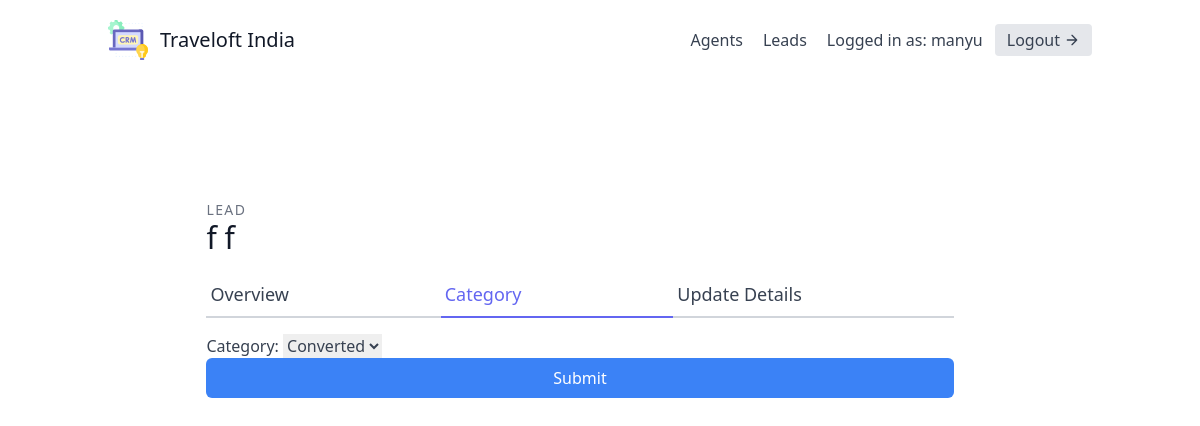
The page /leads/5/category/ (signed in) on the database its author committed.
### leads/models.py (models this page shows, shortened)
class User(AbstractUser):
    is_organisor = models.BooleanField(default=True)
    is_agent = models.BooleanField(default=False)

class Lead(models.Model):
    first_name = models.CharField(max_length=20)
    last_name = models.CharField(max_length=20)
    age = models.IntegerField(default=0)
    organisation = models.ForeignKey(UserProfile, on_delete=models.CASCADE)
    agent = models.ForeignKey("Agent", null=True, blank=True, on_delete=models.SET_NULL)
    category = models.ForeignKey("Category", related_name="leads", null=True, blank=True, on_delete=models.SET_NULL)
    description = models.TextField()
    date_added = models.DateTimeField(auto_now_add=True)
    phone_number = models.CharField(max_length=20)
    email = models.EmailField()
    profile_picture = models.ImageField(null=True, blank=True, upload_to="profile_pictures/")
    converted_date = models.DateTimeField(null=True, blank=True)
    objects = LeadManager()

### leads/views.py (the view, shortened to what this page needs)
# urls.py: path('<int:pk>/category/', LeadCategoryUpdateView.as_view(), name='lead-category-update'),
class LeadCategoryUpdateView(LoginRequiredMixin, generic.UpdateView):
    template_name = "leads/lead_category_update.html"
    form_class = LeadCategoryUpdateForm
    def get_queryset(self):
        user = self.request.user
        if user.is_organisor:
            queryset = Lead.objects.filter(organisation=user.userprofile)
        else:
            queryset = Lead.objects.filter(organisation=user.agent.organisation)
            queryset = queryset.filter(agent__user=user)
        return queryset

### leads/forms.py
class LeadCategoryUpdateForm(forms.ModelForm):
    class Meta:
        model = Lead
        fields = (
            'category',
        )

### leads/models.py (called while the page is built)
    def get_queryset(self):
        return super().get_queryset()

    def __str__(self):
        return self.name

### leads/templates/leads/lead_category_update.html (shortened to what this page needs)
{% extends "base.html" %}
{% load tailwind_filters %}
{% block content %}
<section class="text-gray-700 body-font overflow-hidden">
    <div class="container px-5 py-24 mx-auto">
      <div class="lg:w-4/5 mx-auto flex flex-wrap">
        <div class="w-full lg:pr-10 lg:py-6 mb-6 lg:mb-0">
            <h2 class="text-sm title-font text-gray-500 tracking-widest">LEAD</h2>
            <h1 class="text-gray-900 text-3xl title-font font-medium mb-4">{{ lead.first_name }} {{ lead.last_name }}</h1>
            <div class="flex mb-4">
                <a href="{% url 'leads:lead-detail' lead.pk %}" class="flex-grow border-b-2 border-gray-300 py-2 text-lg px-1">
                    Overview
                </a>
                <a href="{% url 'leads:lead-category-update' lead.pk %}" class="flex-grow text-indigo-500 border-b-2 border-indigo-500 py-2 text-lg px-1">
                    Category
                </a>
                <a href="{% url 'leads:lead-update' lead.pk %}" class="flex-grow border-b-2 border-gray-300 py-2 text-lg px-1">
                    Update Details
                </a>
            </div>
            <form form method="post">
                {{ form|crispy }}
                <button type="submit" class="w-full text-white bg-blue-500 hover:bg-blue-600 px-3 py-2 rounded-md">Submit</button>
            </form>
        </div>
      </div>
    </div>
  </section>
{% endblock content %}

### templates/navbar.html (shortened to what this page needs)
<header class="text-gray-700 body-font">
    <div class="container mx-auto flex flex-wrap p-5 flex-col md:flex-row items-center">
      <a href="{% url 'dashboard' %}" class="flex title-font font-medium items-center text-gray-900 mb-4 md:mb-0">
        <span class="ml-3 text-xl">Traveloft India</span>
      </a>
      <nav class="md:ml-auto flex flex-wrap items-center text-base justify-center">
        {% if not request.user.is_authenticated %}
          <a href="{% url 'signup' %}" class="mr-5 hover:text-gray-900">Signup</a>
        {% else %}
          {% if request.user.is_organisor %}
          <a href="{% url 'agents:agent-list' %}" class="mr-5 hover:text-gray-900">Agents</a>
          {% endif %}
          <a href="{% url 'leads:lead-list' %}" class="mr-5 hover:text-gray-900">Leads</a>
        {% endif %}
      </nav>
      {% if request.user.is_authenticated %}
        Logged in as: {{ request.user.username }}
        <a href="{% url 'logout' %}" class="ml-3 inline-flex items-center bg-gray-200 border-0 py-1 px-3 focus:outline-none hover:bg-gray-300 rounded text-base mt-4 md:mt-0">
          Logout
            <svg fill="none" stroke="currentColor" stroke-linecap="round" stroke-linejoin="round" stroke-width="2" class="w-4 h-4 ml-1" viewBox="0 0 24 24">
                <path d="M5 12h14M12 5l7 7-7 7"></path>
            </svg>
        </a>
      {% endif %}
    </div>
</header>

### theme/static/css/styles.css (style rules this page uses)
*,::after,::before { box-sizing:border-box }
:root { -moz-tab-size:4;-o-tab-size:4;tab-size:4 }
html { line-height:1.15;-webkit-text-size-adjust:100% }
body { margin:0 }
body { font-family:system-ui,-apple-system,'Segoe UI',Roboto,Helvetica,Arial,sans-serif,'Apple Color Emoji','Segoe UI Emoji' }
button,input,optgroup,select,textarea { font-family:inherit;font-size:100%;line-height:1.15;margin:0 }
button,select { text-transform:none }
[type=button],[type=reset],[type=submit],button { -webkit-appearance:button }
blockquote,dd,dl,figure,h1,h2,h3,h4,h5,h6,hr,p,pre { margin:0 }
button { background-color:transparent;background-image:none }
html { font-family:ui-sans-serif,system-ui,-apple-system,BlinkMacSystemFont,"Segoe UI",Roboto,"Helvetica Neue",Arial,"Noto Sans",sans-serif,"Apple Color Emoji","Segoe UI Emoji","Segoe UI Symbol","Noto Color Emoji";line-height:1.5 }
body { font-family:inherit;line-height:inherit }
*,::after,::before { box-sizing:border-box;border-width:0;border-style:solid;border-color:#e5e7eb }
button { cursor:pointer }
h1,h2,h3,h4,h5,h6 { font-size:inherit;font-weight:inherit }
a { color:inherit;text-decoration:inherit }
button,input,optgroup,select,textarea { padding:0;line-height:inherit;color:inherit }
audio,canvas,embed,iframe,img,object,svg,video { display:block;vertical-align:middle }
.container { width:100% }
@media (min-width:640px) { .container { max-width:640px } }
@media (min-width:768px) { .container { max-width:768px } }
@media (min-width:1024px) { .container { max-width:1024px } }
.bg-gray-200 { --tw-bg-opacity:1;background-color:rgba(229,231,235,var(--tw-bg-opacity)) }
.bg-blue-500 { --tw-bg-opacity:1;background-color:rgba(59,130,246,var(--tw-bg-opacity)) }
.border-gray-300 { --tw-border-opacity:1;border-color:rgba(209,213,219,var(--tw-border-opacity)) }
.border-indigo-500 { --tw-border-opacity:1;border-color:rgba(99,102,241,var(--tw-border-opacity)) }
.rounded { border-radius:.25rem }
.rounded-md { border-radius:.375rem }
.border-0 { border-width:0 }
.border-b-2 { border-bottom-width:2px }
.flex { display:flex }
.inline-flex { display:inline-flex }
.flex-col { flex-direction:column }
.flex-wrap { flex-wrap:wrap }
.items-center { align-items:center }
.justify-center { justify-content:center }
.flex-grow { flex-grow:1 }
.font-medium { font-weight:500 }
.h-4 { height:1rem }
.h-10 { height:2.5rem }
.text-sm { font-size:.875rem;line-height:1.25rem }
.text-base { font-size:1rem;line-height:1.5rem }
.text-lg { font-size:1.125rem;line-height:1.75rem }
.text-xl { font-size:1.25rem;line-height:1.75rem }
.text-3xl { font-size:1.875rem;line-height:2.25rem }
.mx-auto { margin-left:auto;margin-right:auto }
.ml-1 { margin-left:.25rem }
.ml-3 { margin-left:.75rem }
.mt-4 { margin-top:1rem }
.mb-4 { margin-bottom:1rem }
.mr-5 { margin-right:1.25rem }
.mb-6 { margin-bottom:1.5rem }
.overflow-hidden { overflow:hidden }
.p-5 { padding:1.25rem }
.py-1 { padding-top:.25rem;padding-bottom:.25rem }
.px-1 { padding-left:.25rem;padding-right:.25rem }
.py-2 { padding-top:.5rem;padding-bottom:.5rem }
.px-3 { padding-left:.75rem;padding-right:.75rem }
.px-5 { padding-left:1.25rem;padding-right:1.25rem }
.py-24 { padding-top:6rem;padding-bottom:6rem }
* { --tw-shadow:0 0 #0000 }
* { --tw-ring-inset:var(--tw-empty, );--tw-ring-offset-width:0px;--tw-ring-offset-color:#fff;--tw-ring-color:rgba(59, 130, 246, 0.5);--tw-ring-offset-shadow:0 0 #0000;--tw-ring-shadow:0 0 #0000 }
.text-white { --tw-text-opacity:1;color:rgba(255,255,255,var(--tw-text-opacity)) }
.text-gray-500 { --tw-text-opacity:1;color:rgba(107,114,128,var(--tw-text-opacity)) }
.text-gray-700 { --tw-text-opacity:1;color:rgba(55,65,81,var(--tw-text-opacity)) }
.text-gray-900 { --tw-text-opacity:1;color:rgba(17,24,39,var(--tw-text-opacity)) }
.text-indigo-500 { --tw-text-opacity:1;color:rgba(99,102,241,var(--tw-text-opacity)) }
.tracking-widest { letter-spacing:.1em }
.w-4 { width:1rem }
.w-10 { width:2.5rem }
.w-full { width:100% }
@media (min-width:768px) { .md\:flex-row { flex-direction:row } }
@media (min-width:768px) { .md\:mt-0 { margin-top:0 } }
@media (min-width:768px) { .md\:mb-0 { margin-bottom:0 } }
@media (min-width:768px) { .md\:ml-auto { margin-left:auto } }
@media (min-width:1024px) { .lg\:mb-0 { margin-bottom:0 } }
@media (min-width:1024px) { .lg\:py-6 { padding-top:1.5rem;padding-bottom:1.5rem } }
@media (min-width:1024px) { .lg\:pr-10 { padding-right:2.5rem } }
@media (min-width:1024px) { .lg\:w-4\/5 { width:80% } }

### rows shown on the page
User: user.username "manyu"
Lead: first_name "f", last_name "f", category "Converted"
